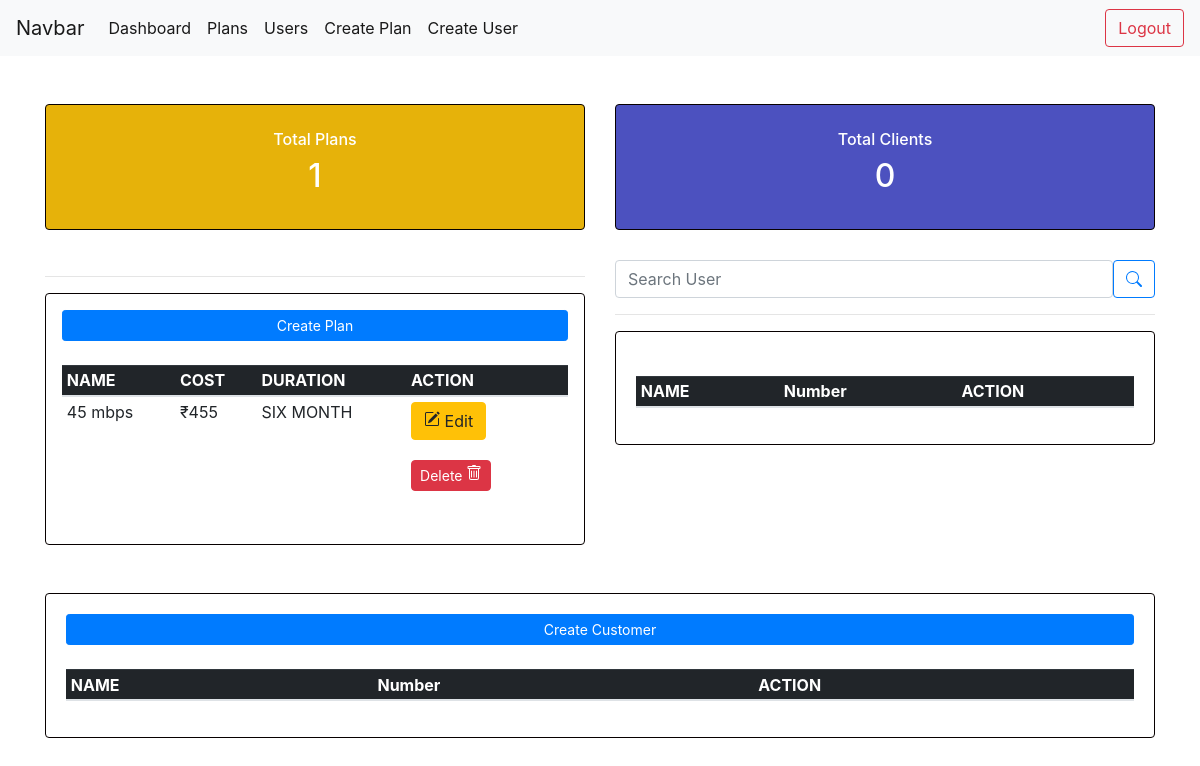
The app's page / (signed in), older data.
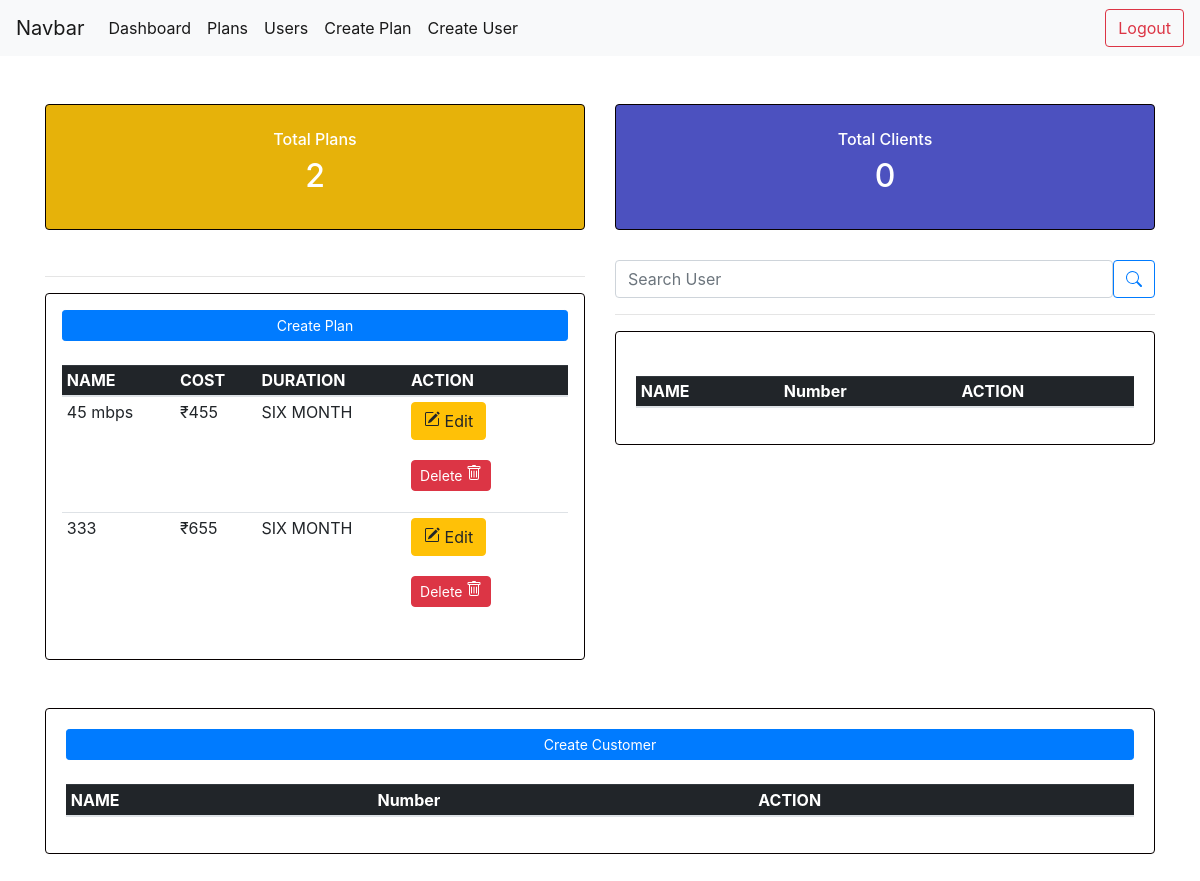
The same page, newer data.
### plan/models.py (models this page shows, shortened)
class Plan(models.Model):
    DURATION = (
        ('ONE MONTH','ONE MONTH'),
        ('SIX MONTH','SIX MONTH'),
        ('TWELVE MONTH','TWELVE MONTH'),
        ('CUSTOM','CUSTOM')
    )
    plan_name = models.CharField(max_length=200,blank=False)
    description = models.TextField(max_length=500,null=True,blank=True,help_text="enter details")
    Duration = models.TextField(choices=DURATION,default='')
    cost = models.PositiveIntegerField(blank=False)

### plan/views.py (the view)
# urls.py: path('',views.dashboard,name="dashboard"),
@login_required(login_url="login")
def dashboard(request):
    search_qurery = ' '
    if request.GET.get('search_query'):
        search_qurery = request.GET.get('search_query')
    users = Userprofile.objects.filter(user__icontains=search_qurery)
    user = Userprofile.objects.all()
    plans = Plan.objects.all()
    u = Userprofile.objects.all()
    total_user = u.count()
    page = request.GET.get('page')
    results = 5
    paginator = Paginator(user,results)
    try:
        user = paginator.page(page)
    except PageNotAnInteger:
        page = 1
        user = paginator.page(page)
    except EmptyPage:
        page = paginator.num_pages
        user = paginator.page(page)
    leftindex = (int (page) -  1)
    if leftindex < 1 :
        leftindex = 1
    rightindex = (int (page) + 2)
    if rightindex >paginator.num_pages:
        rightindex = paginator.num_pages+1
    custom_range = range(leftindex, rightindex)
    total_plan = plans.count()
    context = {'plans':plans,
    'total_plan':total_plan,
     'users':users,
    'user':user,
    'search_qurery':search_qurery,
    'paginator':paginator,
    'custom_range':custom_range,
    'total_user':total_user
    }
    return render(request,'dashboard.html',context)

### plan/templates/dashboard.html (shortened to what this page needs)
{% extends 'main.html' %}
{% block content%}
<div class="container-fluid">
<br><br>
  <div class="container">
    <div class="row">
      <div class="col-md-6 col-xl-6">
        <div class="card bg-c-blue order-card">
          <div class="card-block">
            <h6 class="m-b-20 text-center "> <a href="{% url 'plans' %}" style="text-decoration: none;color:rgb(255, 255, 255);">Total Plans</a> </h6>
            <h2 class="text-right text-center"><span>{{total_plan}}</span></h2>
          </div>
        </div>
      </div>
      <div class="col-md-6 col-xl-6">
        <div class="card bg-c-green order-card text-center">
          <div class="card-block">
            <h6 class="m-b-20  text-center "><a href="{% url 'users' %}" style="text-decoration: none;color:rgb(255, 255, 255);">Total Clients</a> </h6>
            <h2 class="text-center"><span>{{total_user}}</span></h2>
          </div>
        </div>
      </div>
<div class="container">
      <div class="row">
        <div class="col-sm-6 ">
          <hr>
          <div class="card card-body shadow-lg p-3 mb-5 bg-body rounded">
            <a class="btn btn-primary  btn-sm btn-block" href="{% url 'createplan' %}">Create Plan</a>
            <div class="table-responsive">
              <table class="table  table-hover table-sm ">
                <thead class="table-dark">
                  <br>
                  <tr>
                    <th scope="col">NAME</th>
                    <th scope="col">COST</th>
                    <th scope="col">DURATION</th>
                    <th scope="col">ACTION</th>
                  </tr>
                </thead>
                <tbody>
                    {% for plan in plans%}
                  <tr>
                    <td>{{plan.plan_name}}</td>
                    <td>₹{{plan.cost}}</td>
                    <td>{{plan.Duration}}</td>
                    <td>
                      <a href="{% url 'updateplan' plan.id %}" class="btn btn-warning mr-4">
                      Edit</a>
                      <br><br>
                        <form action="{% url 'deleteplan' plan.id %}" method="POST">
                            <button type="submit" class="btn btn-sm btn-danger  rounded" data-toggle="tooltip" title="users associated with this plan also be deleted ">Delete
                            </button>
                        </form>
                        </td>
                  {% endfor %}
                </tbody>
              </table>
              </div>
          </div>
        </div>
        <div class="col-sm-6">
          <form class="d-flex" action="#" method="get">
            <input class="form-control me-2" type="text" placeholder="Search User"  name="search_query" value="{{search_query}}" >
            <button class="btn btn-outline-primary" type="submit">
            </button>
          </form>
          <hr>
          <div class="card card-body">
            <div class="table-responsive">
                  <table class="table  table-hover  table-sm ">
                    <thead class="table-dark">
                      <br>
                      <tr>
                        <th scope="col">NAME</th>
                        <th scope="col">Number</th>
                        <th scope="col">ACTION</th>
                      </tr>
                    </thead>
                  </table>
              </div>
          </div>
        </div>
        <div class="col-sm">
          <div class="card card-body">
            <a class="btn btn-primary  btn-sm btn-block" href="{% url 'createuser'%}">Create Customer</a>
            <div class="table-responsive">
                  <table class="table  table-hover  table-sm ">
                    <thead class="table-dark">
                      <br>
                      <tr>
                        <th scope="col">NAME</th>
                        <th scope="col">Number</th>
                        <th scope="col">ACTION</th>
                      </tr>
                    </thead>
                  </table>
              </div>
          </div>
        </div>
</div>
      </div>
      </div>
    </div>
  </div>
<br><br>
{% endblock %}

### templates/main.html (shortened to what this page needs)
<!doctype html>
<html lang="en">
  <head>
    <link rel="stylesheet" href="https://maxcdn.bootstrapcdn.com/bootstrap/4.0.0/css/bootstrap.min.css">
    <link rel="stylesheet" href="https://cdnjs.cloudflare.com/ajax/libs/datepicker/0.6.5/datepicker.min.css" />
  </head>
  <body>
{% include 'navbar.html'%}
{% load static %}
{% block content %}
{% endblock   %}
  </body>
</html>

### templates/navbar.html (shortened to what this page needs)
<nav class="navbar navbar-expand-lg navbar-light bg-light">
  <a class="navbar-brand" href="#">Navbar</a>
  <div class="collapse navbar-collapse" id="navbarTogglerDemo02">
    <ul class="navbar-nav mr-auto mt-2 mt-lg-0">
      <li class="nav-item active">
        <a class="nav-link" href="{% url 'dashboard' %}">Dashboard <span class="sr-only">(current)</span></a>
      </li>
      <li class="nav-item active">
        <a class="nav-link" href="{% url 'plans' %}">Plans <span class="sr-only">(current)</span></a>
      </li>
      <li class="nav-item active">
        <a class="nav-link" href="{% url 'users' %}">Users <span class="sr-only">(current)</span></a>
      </li>
      <li class="nav-item active">
        <a class="nav-link " href="{% url 'createplan' %}">Create Plan <span class="sr-only">(current)</span></a>
      </li>
      <li class="nav-item active">
        <a class="nav-link " href="{% url 'createuser'%}">Create User <span class="sr-only">(current)</span></a>
      </li>
      </ul>
      {% if request.user.is_authenticated %}
      <form class="form-inline my-2 my-lg-0">
        <a class="btn btn-outline-danger my-2 my-sm-0" href="{% url 'logout' %}">Logout</a>
      </form>
      {% endif %}
  </div>
</nav>

### templates/main.html (style rules this page uses)
body { background-color: #ffffff; }

### plan/templates/dashboard.html (style rules this page uses)
.order-card { color: rgb(255, 255, 255); }
.bg-c-blue { background: #e6b20a; }
.bg-c-green { background:#4C51BF; }
.card { border: 1px solid rgb(7, 0, 0); margin-bottom: 30px; }
.card .card-block { padding: 25px; }

Row changes from the older to the newer data that the page shows:
added Plan: plan_name "333", cost "655", Duration "SIX MONTH"
Text that changed along with them:
{{ total_plan }}: "1" → "2"
